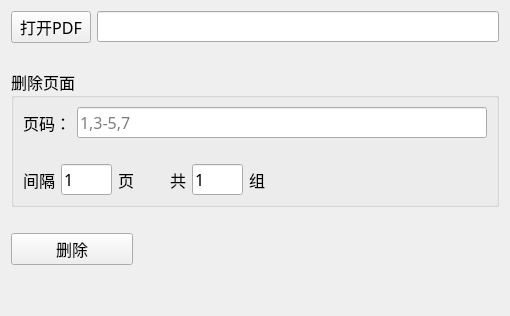
      <widget class="QWidget" name="page">
       <layout class="QVBoxLayout" name="verticalLayout_16">
        <item>
         <layout class="QHBoxLayout" name="horizontalLayout_30">
          <item>
           <widget class="QPushButton" name="btn_dele">
            <property name="font">
             <font>
              <family>MiSans</family>
              <pointsize>12</pointsize>
             </font>
            </property>
            <property name="text">
             <string>打开PDF</string>
            </property>
           </widget>
          </item>
          <item>
           <widget class="MyLineEdit" name="lineEdit_dele">
            <property name="font">
             <font>
              <family>MiSans</family>
              <pointsize>12</pointsize>
             </font>
            </property>
            <property name="text">
             <string/>
            </property>
           </widget>
          </item>
         </layout>
        </item>
        <item>
         <spacer name="verticalSpacer_29">
          <property name="orientation">
           <enum>Qt::Vertical</enum>
          </property>
          <property name="sizeType">
           <enum>QSizePolicy::Fixed</enum>
          </property>
          <property name="sizeHint" stdset="0">
           <size>
            <width>20</width>
            <height>20</height>
           </size>
          </property>
         </spacer>
        </item>
        <item>
         <widget class="QGroupBox" name="groupBox">
          <property name="font">
           <font>
            <family>MiSans</family>
            <pointsize>12</pointsize>
           </font>
          </property>
          <property name="title">
           <string>删除页面</string>
          </property>
          <layout class="QVBoxLayout" name="verticalLayout_15">
           <item>
            <layout class="QHBoxLayout" name="horizontalLayout_31" stretch="0,5">
             <item>
              <widget class="QLabel" name="label_19">
               <property name="font">
                <font>
                 <family>MiSans</family>
                 <pointsize>12</pointsize>
                </font>
               </property>
               <property name="text">
                <string>页码：</string>
               </property>
              </widget>
             </item>
             <item>
              <widget class="QLineEdit" name="lineEdit_2">
               <property name="font">
                <font>
                 <family>MiSans</family>
                 <pointsize>12</pointsize>
                </font>
               </property>
               <property name="placeholderText">
                <string>1,3-5,7</string>
               </property>
              </widget>
             </item>
            </layout>
           </item>
           <item>
            <spacer name="verticalSpacer_28">
             <property name="orientation">
              <enum>Qt::Vertical</enum>
             </property>
             <property name="sizeType">
              <enum>QSizePolicy::Fixed</enum>
             </property>
             <property name="sizeHint" stdset="0">
              <size>
               <width>20</width>
               <height>20</height>
              </size>
             </property>
            </spacer>
           </item>
           <item>
            <layout class="QHBoxLayout" name="horizontalLayout_73" stretch="1,1,0,1,1,1,20,0">
             <item>
              <widget class="QLabel" name="label_61">
               <property name="font">
                <font>
                 <family>MiSans</family>
                 <pointsize>12</pointsize>
                </font>
               </property>
               <property name="text">
                <string>间隔</string>
               </property>
              </widget>
             </item>
             <item>
              <widget class="QLineEdit" name="delete_interval">
               <property name="font">
                <font>
                 <family>MiSans</family>
                 <pointsize>12</pointsize>
                </font>
               </property>
               <property name="text">
                <string>1</string>
               </property>
              </widget>
             </item>
             <item>
              <widget class="QLabel" name="label_62">
               <property name="font">
                <font>
                 <family>MiSans</family>
                 <pointsize>12</pointsize>
                </font>
               </property>
               <property name="text">
                <string>页</string>
               </property>
              </widget>
             </item>
             <item>
              <spacer name="horizontalSpacer_53">
               <property name="orientation">
                <enum>Qt::Horizontal</enum>
               </property>
               <property name="sizeType">
                <enum>QSizePolicy::Fixed</enum>
               </property>
               <property name="sizeHint" stdset="0">
                <size>
                 <width>30</width>
                 <height>20</height>
                </size>
               </property>
              </spacer>
             </item>
             <item>
              <widget class="QLabel" name="label_63">
               <property name="font">
                <font>
                 <family>MiSans</family>
                 <pointsize>12</pointsize>
                </font>
               </property>
               <property name="text">
                <string>共</string>
               </property>
              </widget>
             </item>
             <item>
              <widget class="QLineEdit" name="delete_group">
               <property name="font">
                <font>
                 <family>MiSans</family>
                 <pointsize>12</pointsize>
                </font>
               </property>
               <property name="text">
                <string>1</string>
               </property>
              </widget>
             </item>
             <item>
              <widget class="QLabel" name="label_64">
               <property name="font">
                <font>
                 <family>MiSans</family>
                 <pointsize>12</pointsize>
                </font>
               </property>
               <property name="text">
                <string>组</string>
               </property>
              </widget>
             </item>
             <item>
              <spacer name="horizontalSpacer_54">
               <property name="orientation">
                <enum>Qt::Horizontal</enum>
               </property>
               <property name="sizeHint" stdset="0">
                <size>
                 <width>40</width>
                 <height>20</height>
                </size>
               </property>
              </spacer>
             </item>
            </layout>
           </item>
          </layout>
         </widget>
        </item>
        <item>
         <spacer name="verticalSpacer_56">
          <property name="orientation">
           <enum>Qt::Vertical</enum>
          </property>
          <property name="sizeType">
           <enum>QSizePolicy::Fixed</enum>
          </property>
          <property name="sizeHint" stdset="0">
           <size>
            <width>20</width>
            <height>20</height>
           </size>
          </property>
         </spacer>
        </item>
        <item>
         <layout class="QHBoxLayout" name="horizontalLayout_32" stretch="1,3">
          <item>
           <widget class="QPushButton" name="btn_run_dele">
            <property name="font">
             <font>
              <family>MiSans</family>
              <pointsize>12</pointsize>
             </font>
            </property>
            <property name="text">
             <string>删除</string>
            </property>
           </widget>
          </item>
          <item>
           <spacer name="horizontalSpacer_25">
            <property name="orientation">
             <enum>Qt::Horizontal</enum>
            </property>
            <property name="sizeHint" stdset="0">
             <size>
              <width>40</width>
              <height>20</height>
             </size>
            </property>
           </spacer>
          </item>
         </layout>
        </item>
        <item>
         <spacer name="verticalSpacer_27">
          <property name="orientation">
           <enum>Qt::Vertical</enum>
          </property>
          <property name="sizeHint" stdset="0">
           <size>
            <width>20</width>
            <height>40</height>
           </size>
          </property>
         </spacer>
        </item>
       </layout>
      </widget>
